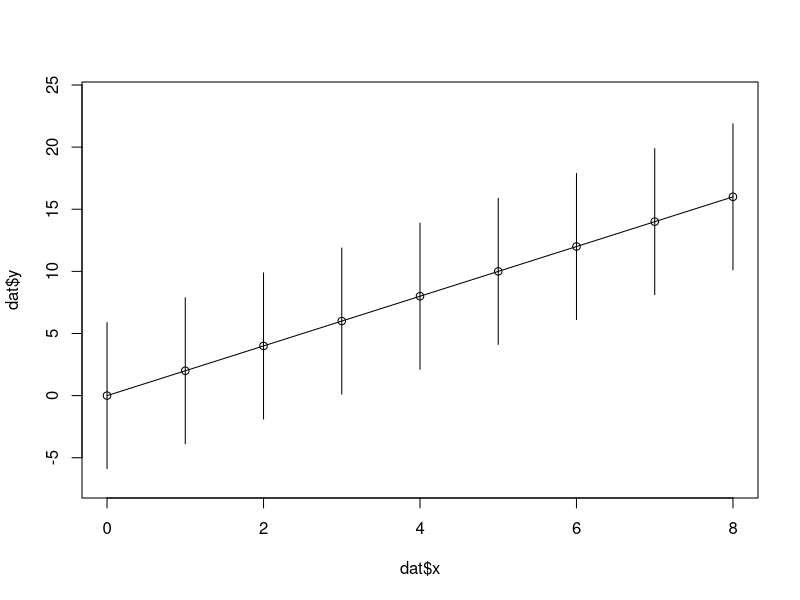
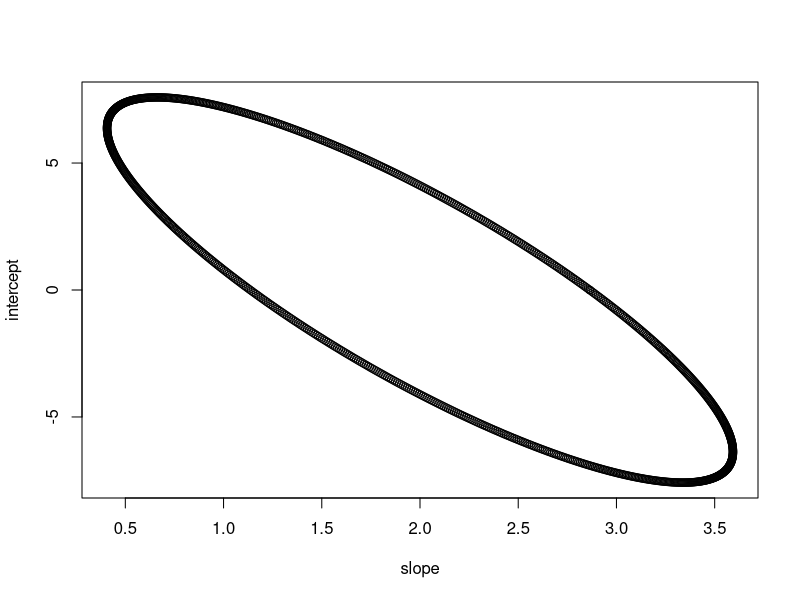
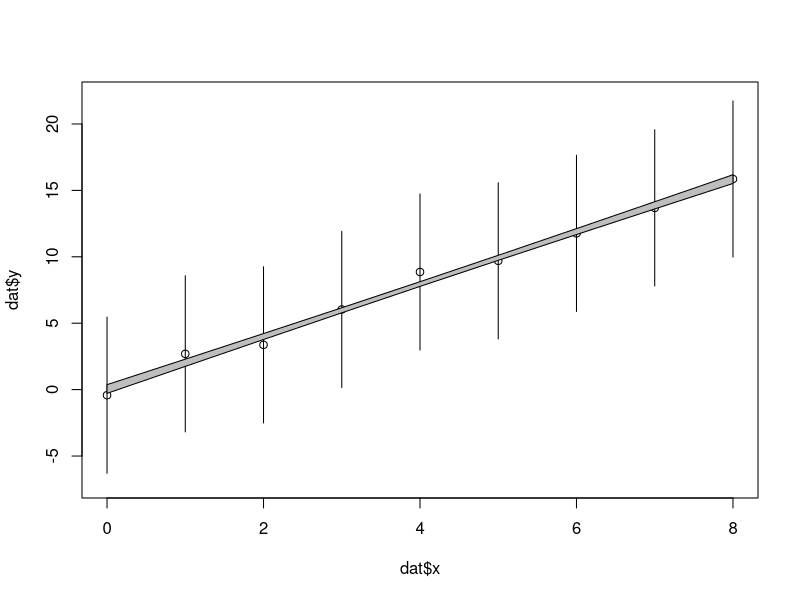
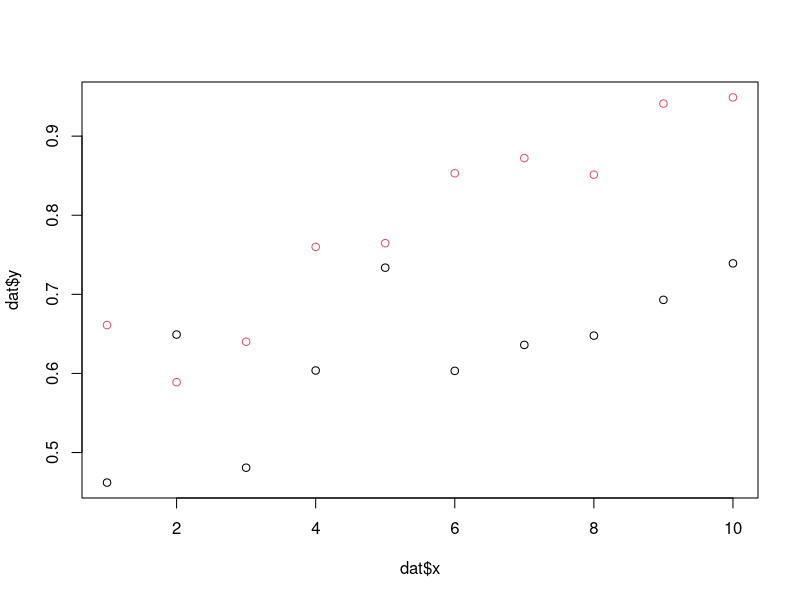
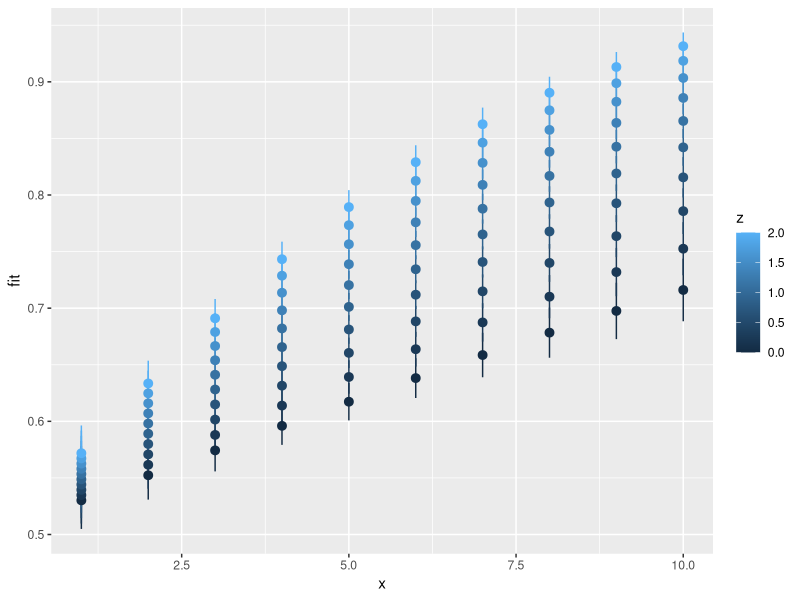
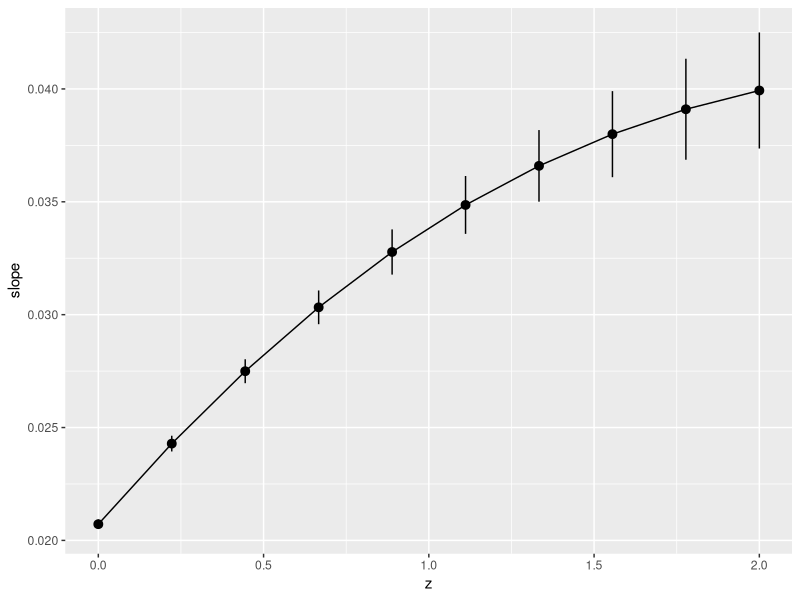

Reproduce these figures in R, in order.
#Reproducible example of trying to calculate slope SE from a beta regression



########################
# Functions

library(glmmTMB)
library(ggplot2)
library(data.table)

# generate ellipse coefficients for the CI on the linear regression coefs, given a dataset
# assumes dat has x in col 1, y in col 2, and SE of y in col 3
# use the mean SE for now
# alpha is the alpha level for the CI
# adapted from https://stats.stackexchange.com/questions/70629/calculate-uncertainty-of-linear-regression-slope-based-on-data-uncertainty
# return coefs are for an allipse where x is the slope and y is the intercept
ellipse.coefs <- function(dat, alpha = 0.05){
    a <- sum(dat[,1]^2)
    b <- nrow(dat)
    c <- 2*sum(dat[,1])
    d <- -2*sum(dat[,1]*dat[,2])
    e <- -2*sum(dat[,2])
    sigma <- mean(dat[,3])
    f <- sum(dat[,2]^2) - qchisq(alpha, nrow(dat), lower.tail = FALSE) * sigma^2
    out <- list(a=a,b=b,c=c,d=d,e=e,f=f)
}

# make ellipse points from coefficients
# https://stackoverflow.com/questions/41820683/how-to-plot-ellipse-given-a-general-equation-in-r
# a*x^2 + b*y^2 + c*x*y + d*x + e*y + f = 0
# in our application, x is the linear regression slope and y is the intercept
get.ellipse <- function (a, b, c, d, e, f, n.points = 1000) {
    ## solve for centre
    A <- matrix(c(a, c / 2, c / 2, b), 2L)
    B <- c(-d / 2, -e / 2)
    mu <- solve(A, B)
    ## generate points on circle
    r <- sqrt(a * mu[1] ^ 2 + b * mu[2] ^ 2 + c * mu[1] * mu[2] - f)
    theta <- seq(0, 2 * pi, length = n.points)
    v <- rbind(r * cos(theta), r * sin(theta))
    ## transform for points on ellipse
    z <- backsolve(chol(A), v) + mu
    return(list(x = z[1,], y = z[2,]))
}

##################################################################################
## Example of trying to calculate a slope while considering SE in the response
# (not beta)
dat <- data.frame(x = 0:8, y = seq(0,16, length.out=9), y.se = 3)

mod <- lm(y ~ x, dat) # naive model, not considering error in y
summary(mod)
preds <- predict(mod, se.fit = TRUE)

plot(dat$x, dat$y, ylim=c(-7,24))
arrows(dat$x, dat$y-1.96*dat$y.se, dat$x, dat$y+1.96*dat$y.se, length=0)
polygon(c(dat$x, rev(dat$x)), c(preds$fit+preds$se.fit, rev(preds$fit-preds$se.fit)))

coefs <- ellipse.coefs(dat, alpha = 0.05)
xy <- get.ellipse(coefs$a, coefs$b, coefs$c, coefs$d, coefs$e, coefs$f)
plot(xy, xlab='slope', ylab='intercept') #
range(xy$x) # the 95% CI for the slope

####################################################
## An example with some error

# the data
set.seed(5)
dat <- data.frame(x = 0:8, y = seq(0,16, length.out=9)+rnorm(9, 0, 0.5), y.se = 3)

# fit a naive model, not considering error in y
mod <- lm(y ~ x, dat)
summary(mod)
preds <- predict(mod, se.fit = TRUE)

plot(dat$x, dat$y, ylim=c(-7,22))
arrows(dat$x, dat$y-1.96*dat$y.se, dat$x, dat$y+1.96*dat$y.se, length=0)

# plot the confidence interval on the linear regression
polygon(c(dat$x, rev(dat$x)), c(preds$fit+preds$se.fit, rev(preds$fit-preds$se.fit)), col = 'grey')

# get 95% CI for the slope parameter, assuming points fit a linear regression perfectly
coefs <- ellipse.coefs(dat, alpha = 0.05)
xy <- get.ellipse(coefs$a, coefs$b, coefs$c, coefs$d, coefs$e, coefs$f)
range(xy$x) # the 95% CI for the slope


######################################
## example of a beta regression

# set up the data. y is constrained 0-1. there is one covariate (z)
set.seed(5)
dat <- data.frame(x = rep(1:10, 2),
                  z = rep(c(0,2), c(10,10)))

dat$y_trans <- 0.1*dat$x + 0.1*dat$z*dat$x + rnorm(nrow(dat), 0, 0.3)
dat$y <- 1/(1+exp(-(dat$y_trans)))
plot(dat$x, dat$y, col =factor(dat$z))

# fit a beta regression where a affects the slope
mod <- glmmTMB(y ~ x + z:x, data = dat, family = beta_family(link='logit'))
summary(mod)

# predict from the model with SEs on the points
newdat <- data.table(expand.grid(z = seq(0,2, length.out=10), x = seq(1, 10, length.out=10)))
preds <- predict(mod, newdata = newdat, se.fit = TRUE, re.form = NA, allow.new.levels=TRUE, type = 'response')
newdat$fit <- preds$fit
newdat$fit.se <- preds$se.fit

ggplot(newdat, aes(x, fit, color = z, group = z)) +
    geom_point() +
    geom_pointrange(aes(ymin=fit-fit.se, ymax=fit+fit.se))

# calculate slopes for each level of a
# including SE from the amount that points don't fit a straight line
slopes <- newdat[, .(slope = coef(lm(fit ~ x))[2], slope.se = sqrt(diag(vcov(lm(fit ~ x))))[2]), by = z]

ggplot(slopes, aes(z, slope)) +
    geom_line() +
    geom_pointrange(aes(ymin=slope-slope.se, ymax=slope+slope.se))

slopes$slope.se # SE is up to  0.0025


# 95% CI from SE on the individual points
coefs <- newdat[, ellipse.coefs(cbind(x, fit, fit.se), alpha = 0.05), by = z]
xy <- coefs[, get.ellipse(a, b, c, d, e, f), by = z]
xy[, .(ellipseCI = diff(range(x))/1.96), by = z] # the 95% CI for the slope


# compare the ellipse CI and the lm CI
# ellipse CI is much higher when the points fit a line well, but about equivalent otherwise
merge(slopes[, .(z,slope.se)], xy[, .(ellipseCI = diff(range(x))/1.96), by = z])
